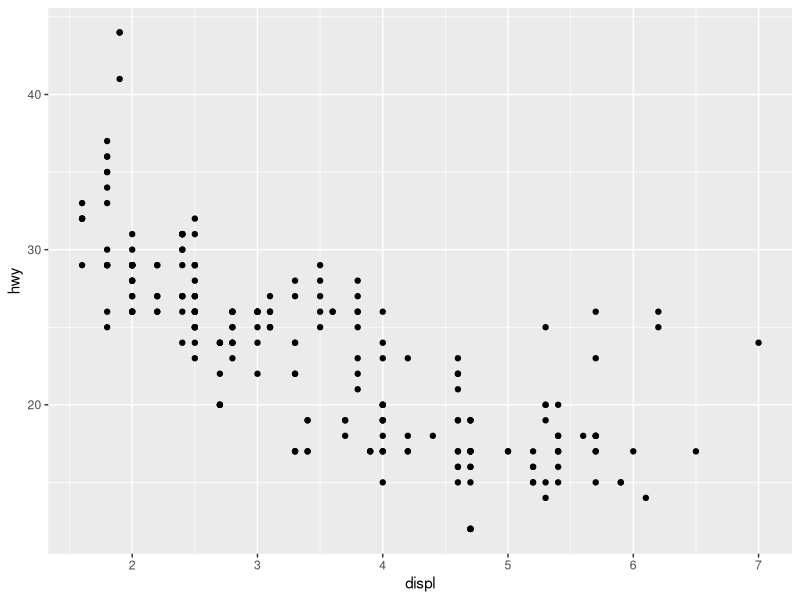
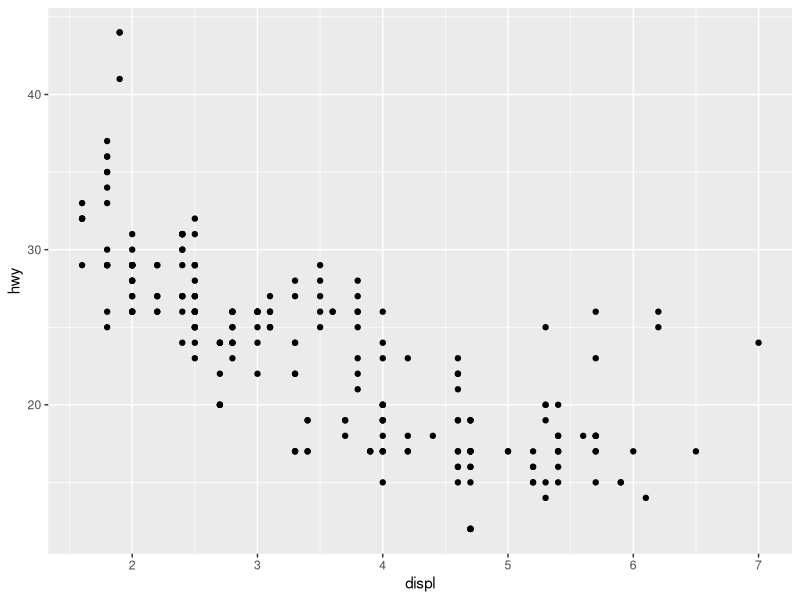
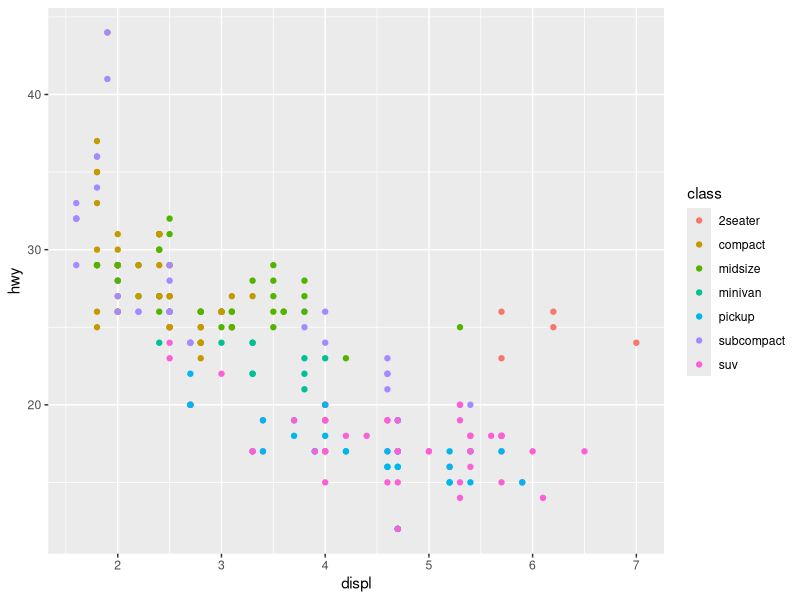
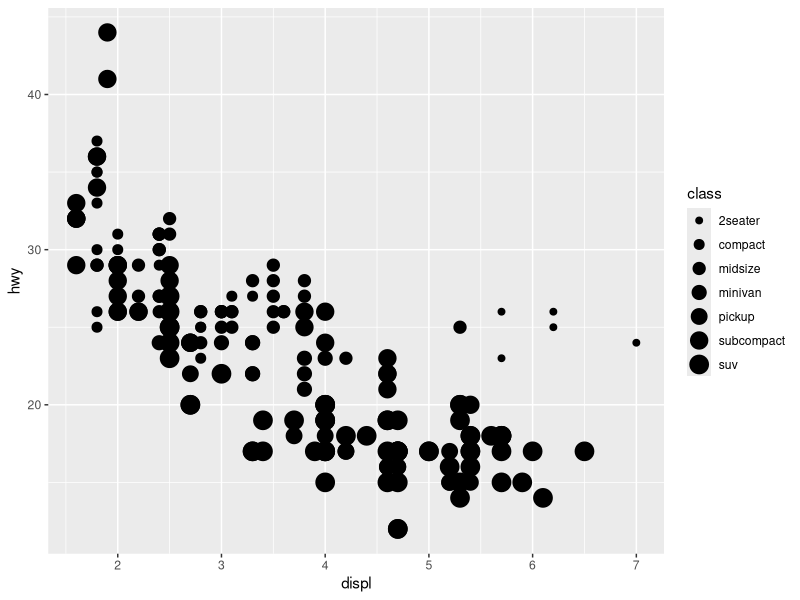
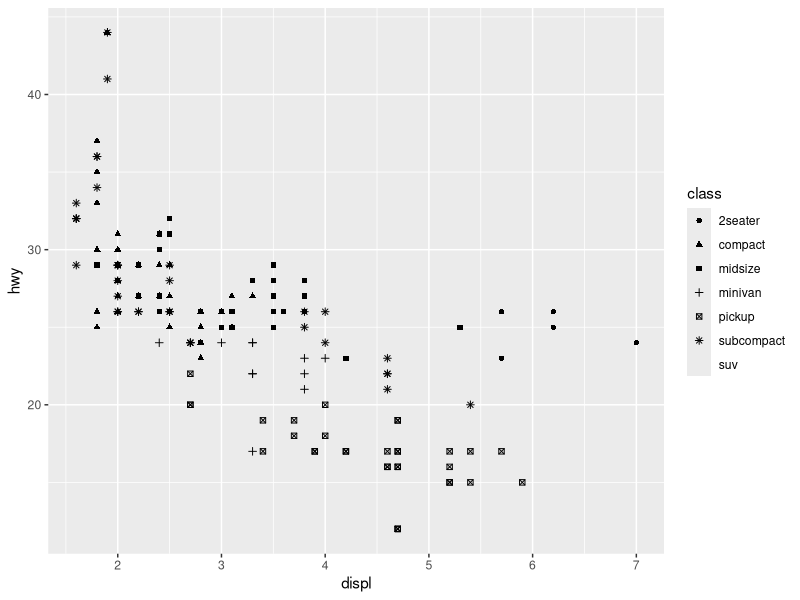
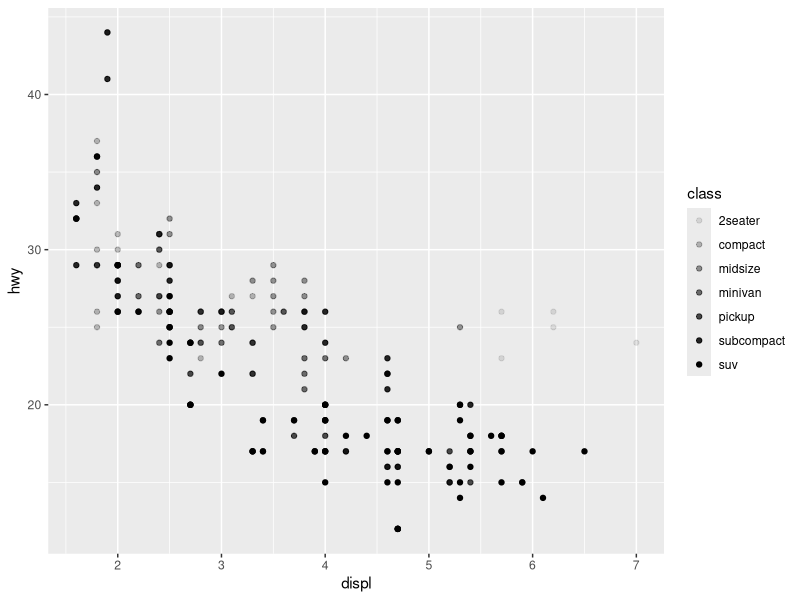
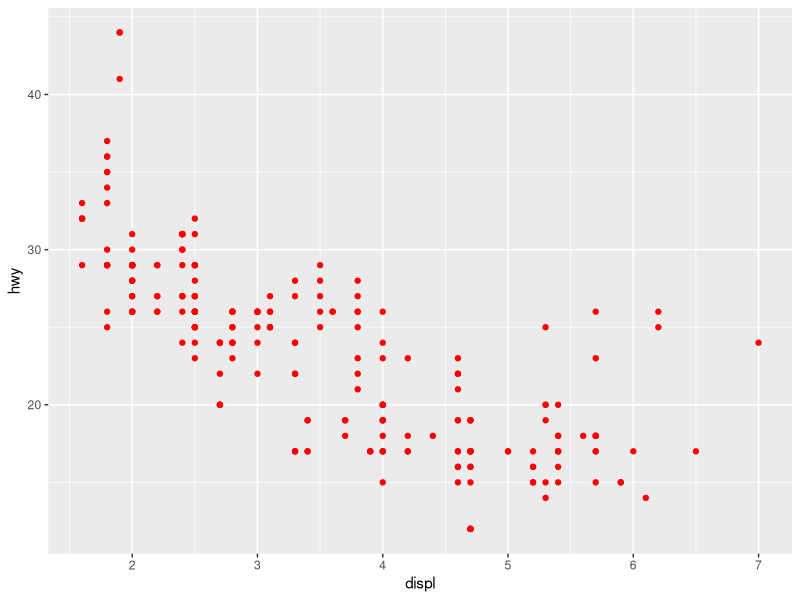
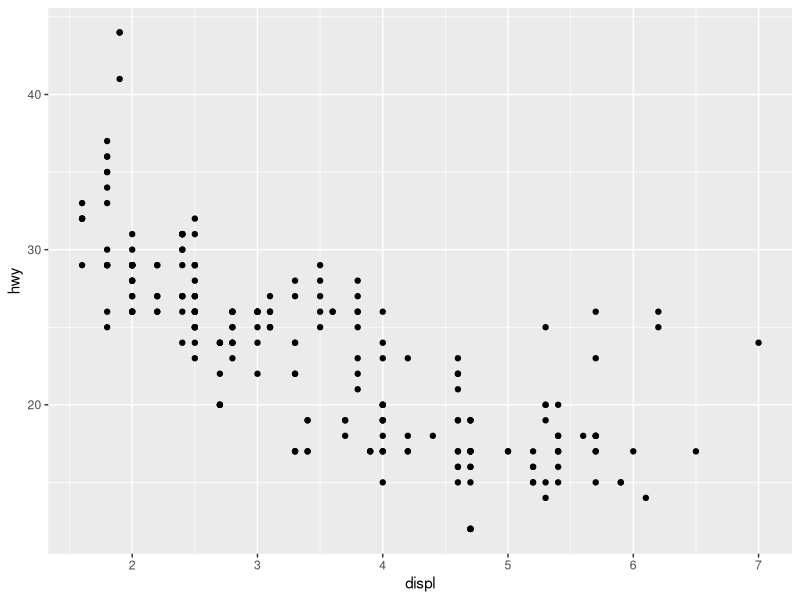

Generate these figures, in order, with R:
## ---- chunk 1
library(tidyverse)
## ---- chunk 2
library(tidyverse)
## ---- chunk 3
data(mpg)
## ---- chunk 4
mpg
## ---- chunk 5
library(tidyverse)
data(mpg)
View(mpg)

## ---- chunk 6
head(mpg)

## ---- chunk 7
tail(mpg)
## ---- chunk 8
dim(mpg)
## ---- chunk 9
colnames(mpg)
## ---- chunk 10
rownames(mpg)
## ---- chunk 11
getwd()
## ---- chunk 12
#setwd("/home/sathish/r4ds")
## ---- chunk 13
ggplot(data=mpg) + 
  geom_point(mapping=aes(x=displ,y=hwy))
## ---- chunk 14
library(tidyverse)
## ---- chunk 15
ggplot(data = mpg) + geom_point(mapping = aes(x = displ, y = hwy))
## ---- chunk 16
ggplot(data = mpg) + geom_point(mapping = aes(x = displ, y = hwy, color = class))
## ---- chunk 17
ggplot(data = mpg) + geom_point(mapping = aes(x = displ, y = hwy, size = class))
## ---- chunk 18
ggplot(data = mpg) + geom_point(mapping = aes(x = displ, y = hwy, shape = class))
## ---- chunk 19
ggplot(data = mpg) + geom_point(mapping = aes(x = displ, y = hwy, alpha = class))
## ---- chunk 20
ggplot(data = mpg) + geom_point(mapping = aes(x = displ, y = hwy), color = 'red')
## ---- chunk 21
ggplot(data = mpg) + geom_point(mapping = aes(x = displ, y = hwy))
## ---- chunk 22
ggplot(data = mpg) + geom_smooth(mapping = aes(x = displ, y = hwy))
## ---- chunk 23
count(mpg,drv)
## ---- chunk 24
ggplot(data = mpg) + geom_smooth(mapping = aes(x = displ, y = hwy, linetype = drv))
## ---- chunk 25
ggplot(data = mpg) + geom_smooth(mapping = aes(x = displ, y = hwy))

ggplot(data = mpg) + geom_smooth(mapping = aes(x = displ, y = hwy, group = drv))

ggplot(data = mpg) + geom_smooth(mapping = aes(x = displ, y = hwy, color = drv))

ggplot(data = mpg) + geom_smooth(mapping = aes(x = displ, y = hwy, color = drv), show.legend = FALSE)
## ---- chunk 26
ggplot(data = mpg) +
  geom_point(mapping = aes(x = displ,y = hwy)) +
  geom_smooth(mapping = aes(x = displ, y = hwy))
## ---- chunk 27
ggplot(data = mpg) + geom_smooth(mapping = aes(x = displ,y = hwy), se = FALSE)
## ---- chunk 28
ggplot(data = mpg, mapping = aes(x = displ, y = hwy)) +
  geom_point() +
  geom_smooth()
## ---- chunk 29
ggplot(data = mpg, mapping = aes(x = displ, y = hwy)) +
  geom_point(mapping = aes(color = class)) +
  geom_smooth()
## ---- chunk 30
mpg_subcompact <- filter(mpg,class == "subcompact")

ggplot(data = mpg, mapping = aes(x = displ, y = hwy)) +
  geom_point(mapping = aes(color = class)) +
  geom_smooth(data = mpg_subcompact, se = FALSE)
## ---- chunk 31
count(mpg,class)
## ---- chunk 32
filter(mpg, class == "suv")
## ---- chunk 33
data(diamonds)
## ---- chunk 34
diamonds
## ---- chunk 35
colnames(diamonds)
## ---- chunk 36
dim(diamonds)
## ---- chunk 37
range(diamonds$price)

min(diamonds$price)

max(diamonds$price)
## ---- chunk 38
ggplot(data = diamonds) +
  geom_bar(mapping = aes(x = cut))
## ---- chunk 39
count(diamonds, cut)
## ---- chunk 40
ggplot(data = diamonds) +
  stat_count(mapping = aes(x = cut))
## ---- chunk 41
demo <- tribble(
  ~a, ~b,
  "bar_1", 20,
  "bar_2",30,
  "bar_3",40
)
## ---- chunk 42
demo
## ---- chunk 43
ggplot(data = demo) +
  geom_bar(mapping = aes(x = a))
## ---- chunk 44
count(demo,a)
## ---- chunk 45
ggplot(data = demo) +
  geom_bar(mapping = aes(x = a,y = b), stat = "identity")
## ---- chunk 46
ggplot(data = diamonds) +
  geom_bar(mapping = aes(x = cut, y = ..prop.., group = 1))
## ---- chunk 47
#ggplot(data = diamonds) +
  #stat_summary(mapping = aes(x = cut, y = depth),
               #fun.ymin = min,
               #fun.ymax = max,
               #fun.y = median())
## ---- chunk 48
range(diamonds$depth)
min(diamonds$depth)
max(diamonds$depth)
median(diamonds$depth)
## ---- chunk 49
diamonds %>% group_by(cut) %>% summarize(min = min(depth),max = max(depth),med = median(depth))
## ---- chunk 50
good <- diamonds %>% filter(cut == "Good")
## ---- chunk 51
ggplot(data = diamonds) +
  geom_bar(mapping = aes(x = cut, color = cut))

ggplot(data = diamonds) +
  geom_bar(mapping = aes(x = cut, fill = cut))
## ---- chunk 52
ggplot(data = diamonds) +
  geom_bar(mapping = aes(x = cut, fill = clarity))
## ---- chunk 53
diamonds %>% filter(cut == "Ideal" & clarity == "IF")
## ---- chunk 54
ggplot(data = diamonds, mapping = aes(x = cut, fill = clarity)) +
  geom_bar(alpha = 1/5)

ggplot(data = diamonds, mapping = aes(x = cut, fill = clarity)) +
  geom_bar(alpha = 1/5, position = "identity")
## ---- chunk 55
ggplot(data = diamonds, mapping = aes(x = cut, fill = clarity)) +
  geom_bar(alpha = 1/5, position = "identity")
## ---- chunk 56
ggplot(data = diamonds, mapping = aes(x = cut, color = clarity)) +
  geom_bar(fill = NA, position = "identity")
## ---- chunk 57
ggplot(data = diamonds) +
  geom_bar(mapping = aes(x = cut, fill = clarity), position = "fill")
## ---- chunk 58

ggplot(data = diamonds) +
  geom_bar(mapping = aes(x = cut, fill = clarity), position = "dodge")

## ---- chunk 59
ggplot(data = mpg) +
  geom_point(mapping = aes(x = displ, y = hwy))
## ---- chunk 60
ggplot(data = mpg) +
  geom_point(mapping = aes(x = displ, y = hwy), position = "jitter")
## ---- chunk 61
ggplot(data = mpg) +
  geom_jitter(mapping = aes(x = displ, y = hwy))
## ---- chunk 62
ggplot(data = mpg, mapping = aes(x = class, y = hwy)) +
  geom_boxplot()
## ---- chunk 63
ggplot(data = mpg, mapping = aes(x = class, y = hwy)) +
  geom_boxplot() +
  coord_flip()
## ---- chunk 64

## ---- chunk 65
ggplot(data = diamonds) +
  geom_bar(mapping = aes(x = cut, fill = cut), show.legend = FALSE, width = 1)+
  theme(aspect.ratio = 1) +
  labs(x = NULL, y = NULL) + 
  coord_flip()

ggplot(data = diamonds) +
  geom_bar(mapping = aes(x = cut, fill = cut), show.legend = TRUE, width = 1)+
  theme(aspect.ratio = 1) +
  labs(x = NULL, y = NULL) +
  coord_flip() +
  coord_polar(theta = "x")

## ---- chunk 66
count(diamonds,cut)
## ---- chunk 67
ggplot(data = diamonds) + geom_bar(mapping = aes(x = cut, fill = cut), width = 1) + coord_polar()
